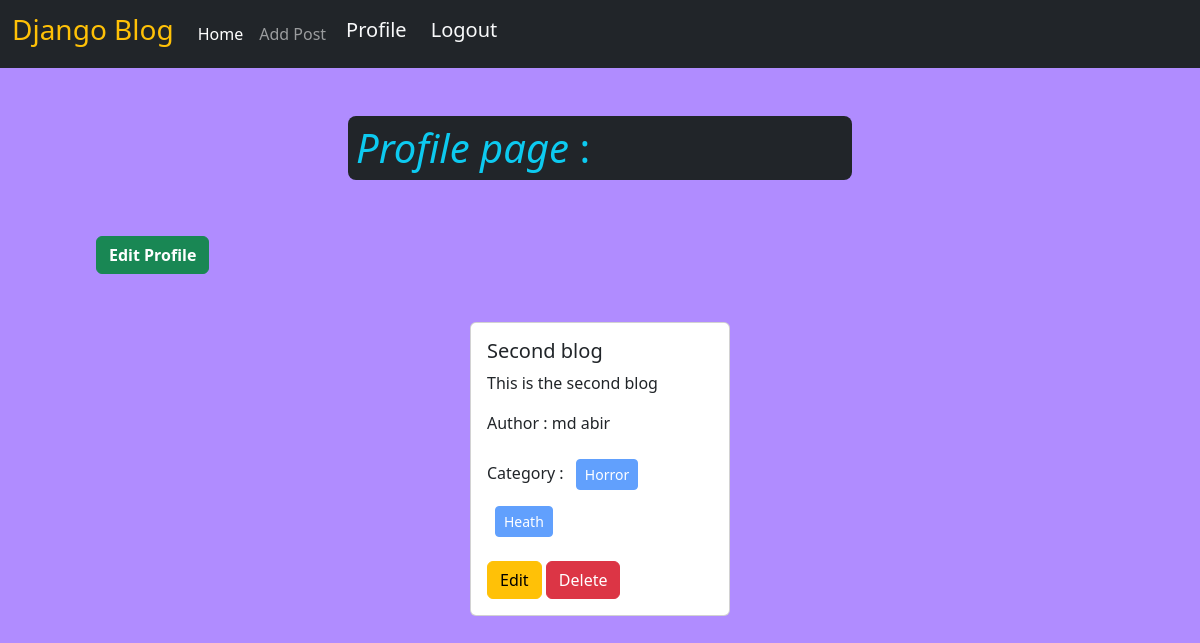
The page /author/profile/ (signed in) on the database its author committed.
### posts/models.py (models this page shows, shortened)
class Post(models.Model):
    title = models.CharField(max_length=50)
    content = models.TextField()
    category = models.ManyToManyField(Category)
    author = models.ForeignKey(User, on_delete= models.CASCADE)

### categories/models.py (models this page shows, shortened)
class Category(models.Model):
    name = models.CharField(max_length=100)
    slug = models.SlugField(max_length=100 , null=True, blank=True , unique=True)

### author/views.py (the view)
# urls.py: path('profile/', views.profile, name='profile'),
@login_required
def profile(request):
    data = Post.objects.filter(author = request.user)
    return render(request,'profile.html', {'data': data})

### author/templates/profile.html (shortened to what this page needs)
{% extends "base.html" %}
{%load static%}
{%load crispy_forms_tags %}
{%block content %}
    <div class="p-5" style="width:50%; margin:auto;">
        <h1 class="bg-dark text-info p-2" style="border-radius: 8px;"><i>Profile page </i> :</h1>
    </div>
    <div class="mx-5 px-5">
        <a class="btn btn-success text-white" href="{% url 'edit_profile' %}"><b>Edit Profile</b></a>
    </div>
        <div class="d-flex flex-wrap justify-content-center px-5 mt-5">
            {% for post in data%}
                <div class="col-sm-3">
                    <div class="card mx-2">
                        <div class="card-body">
                            <h5 class="card-title">{{post.title}}</h5>
                            <p class="card-text">{{post.content}}</p>
                            <p> Author : {{post.author.first_name}} {{post.author.last_name}}</p>
                            <p>
                                Category :
                                {%for i in post.category.all%}
                                <button class="btn btn-primary btn-sm m-2" disabled >{{i.name}} </button>
                                {%endfor%}
                            </p>
                            <a href="{%url 'edit_post' post.id %}" class="btn btn-warning">Edit</a>
                            <a href="{% url 'delete_post' post.id%}" class="btn btn-danger">Delete</a>
                        </div>
                    </div>
                </div>
            {%endfor%}
        </div>
{% endblock %}

### rows shown on the page
Post: title "Second blog", content "This is the second blog", author.first_name "md", author.last_name "abir"
Category: name "Horror"
Category: name "Heath"
